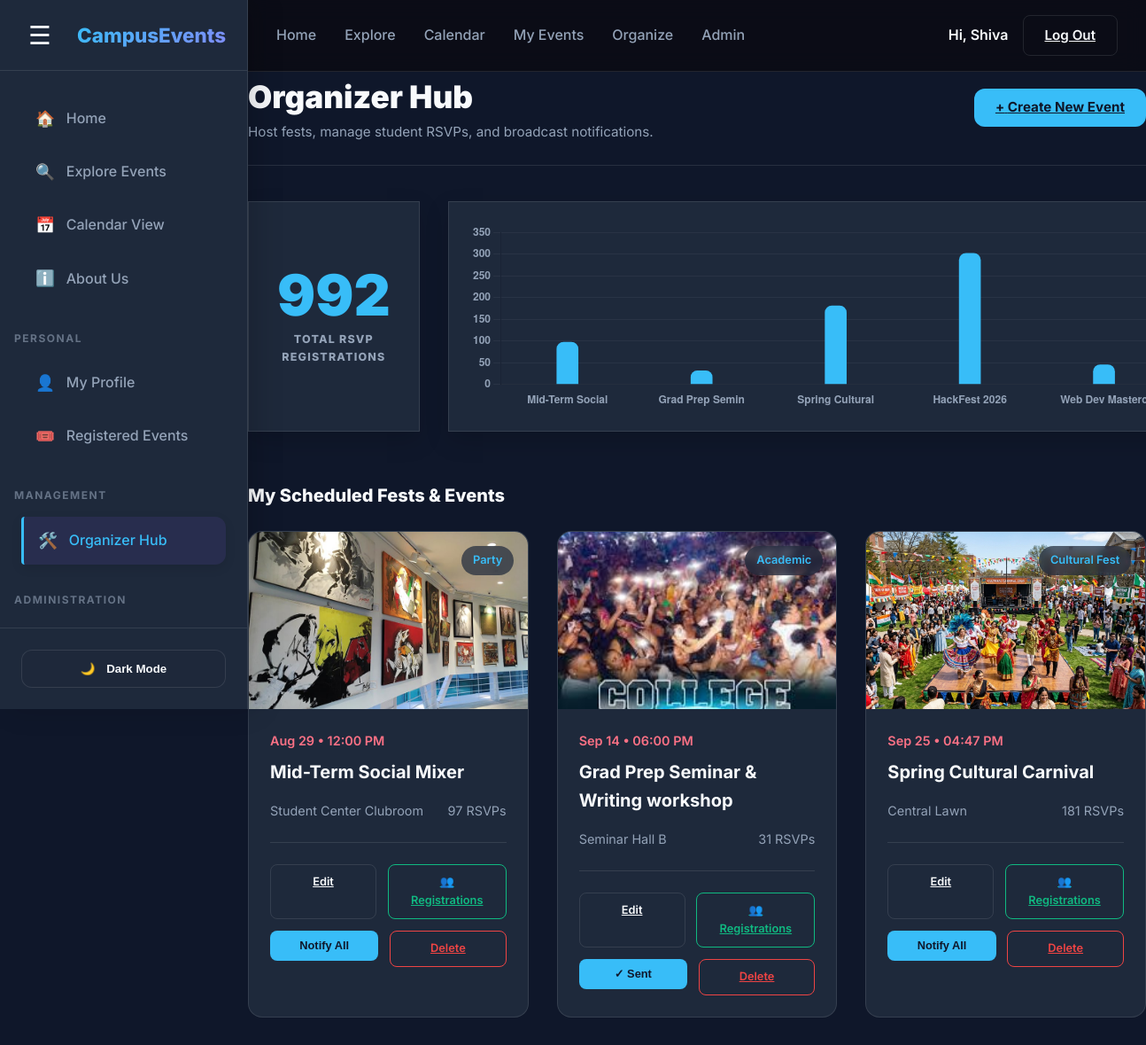
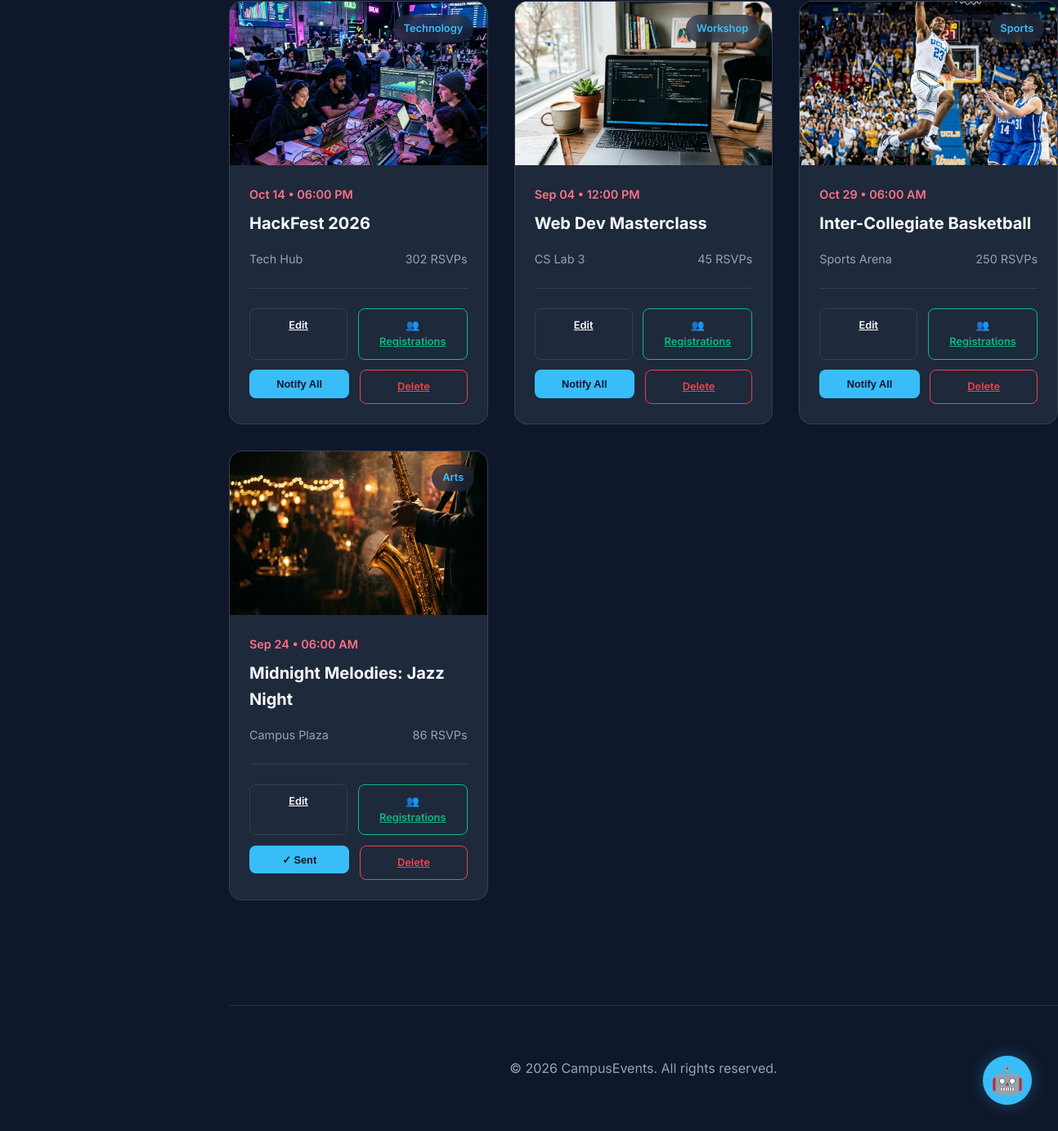
Page /organized-events/ (signed in) on the committed database (2 pictures, top to bottom).
### events/models.py (models this page shows, shortened)
class Event(models.Model):
    CATEGORY_CHOICES = [
        ('Sports', 'Sports'),
        ('Academic', 'Academic'),
        ('Arts', 'Arts'),
        ('Technology', 'Technology'),
        ('Workshop', 'Workshop'),
        ('Party', 'Party'),
        ('Cultural Fest', 'Cultural Fest'),
    ]
    STATUS_CHOICES = [
        ('pending', 'Pending Approval'),
        ('approved', 'Approved'),
        ('rejected', 'Rejected'),
    ]
    title = models.CharField(max_length=200)
    description = models.TextField()
    date = models.DateTimeField()
    location = models.CharField(max_length=200)
    category = models.CharField(max_length=50, choices=CATEGORY_CHOICES)
    image = models.ImageField(upload_to='event_images/', null=True, blank=True)
    rsvp_count = models.IntegerField(default=0)
    capacity = models.IntegerField(default=50)
    registration_deadline = models.DateTimeField(null=True, blank=True)
    created_at = models.DateTimeField(auto_now_add=True)
    organizer = models.ForeignKey('auth.User', on_delete=models.CASCADE, related_name='organized_events', null=True, blank=True)
    notified = models.BooleanField(default=False)
    status = models.CharField(max_length=20, choices=STATUS_CHOICES, default='approved')

### events/views.py (the view)
# urls.py: path('organized-events/', views.organized_events, name='organized_events'),
@login_required
def organized_events(request):
    if not is_user_organizer(request.user) and not is_user_admin(request.user):
        messages.error(request, "Access denied. You must be an Event Organizer to access this hub.")
        return redirect('index')
    events = Event.objects.filter(organizer=request.user).order_by('-created_at')
    stats = {
        'total_rsvps': sum(e.rsvp_count for e in events),
        'labels': [e.title[:15] for e in events[:5]],
        'data': [e.rsvp_count for e in events[:5]]
    }
    return render(request, 'organized_events.html', {'events': events, 'stats': stats})

### events/views.py (called while the page is built)
def is_user_admin(user):
    if not user.is_authenticated:
        return False
    if user.is_superuser or user.is_staff:
        return True
    profile = getattr(user, 'student_profile', None)
    return profile is not None and profile.role == 'admin'

def is_user_organizer(user):
    if not user.is_authenticated:
        return False
    if is_user_admin(user):
        return True
    profile = getattr(user, 'student_profile', None)
    return profile is not None and profile.role == 'organizer'

### templates/organized_events.html (shortened to what this page needs)
{% extends 'base.html' %}
{% load static %}
{% block content %}
<div class="organizer-dashboard-wrapper animated-fade">
    <div class="section-header" style="display: flex; justify-content: space-between; align-items: center; margin-bottom: 2.5rem; flex-wrap: wrap; gap: 1rem; border-bottom: 1.5px solid var(--glass-border); padding-bottom: 1.5rem;">
        <div>
            <h1 class="dashboard-title" style="font-size: 2.2rem; font-weight: 900;">Organizer Hub</h1>
            <p class="dashboard-subtitle" style="color: var(--text-secondary); font-size: 0.95rem;">Host fests, manage student RSVPs, and broadcast notifications.</p>
        </div>
        <a href="{% url 'create_event' %}" class="btn btn-primary" style="border-radius: 12px; font-weight: 700; gap: 0.5rem;">
            <span>+</span> Create New Event
        </a>
    </div>
    <div class="analytics-row" style="display: grid; grid-template-columns: 1fr 2fr; gap: 2rem; margin-bottom: 3.5rem;">
        <div class="stat-summary-card" style="background: var(--surface-color); padding: 2rem; border-radius: var(--card-radius); border: 1.5px solid var(--glass-border); display: flex; flex-direction: column; justify-content: center; align-items: center; text-align: center; box-shadow: 0 10px 25px rgba(0,0,0,0.15); relative: overflow;">
            <div style="font-size: 4rem; font-weight: 900; color: var(--primary-color); line-height: 1;">{{ stats.total_rsvps }}</div>
            <span style="color: var(--text-secondary); font-size: 0.78rem; font-weight: 800; text-transform: uppercase; letter-spacing: 1.2px; margin-top: 0.5rem;">Total RSVP Registrations</span>
        </div>
        <div class="chart-container" style="background: var(--surface-color); padding: 1.5rem; border-radius: var(--card-radius); border: 1.5px solid var(--glass-border); height: 260px; box-shadow: 0 10px 25px rgba(0,0,0,0.15);">
            <canvas id="rsvpChart"></canvas>
        </div>
    </div>
    <div>
        <h3 style="font-size: 1.25rem; font-weight: 800; color: var(--text-primary); margin-bottom: 1.5rem;">My Scheduled Fests & Events</h3>
        <div class="event-grid">
            {% for event in events %}
                {% include 'components/event_card.html' with event=event show_actions=True %}
            {% endfor %}
        </div>
    </div>
</div>
<script>
    document.addEventListener('DOMContentLoaded', () => {
        // Read theme primary color
        const computedStyle = getComputedStyle(document.body);
        const primaryColor = computedStyle.getPropertyValue('--primary-color').trim() || '#a855f7';
        const ctx = document.getElementById('rsvpChart').getContext('2d');
        new Chart(ctx, {
            type: 'bar',
            data: {
                labels: {{ stats.labels|safe }},
                datasets: [{
                    label: 'RSVPs count',
                    data: {{ stats.data|safe }},
                    backgroundColor: primaryColor,
                    borderRadius: 8,
                    barThickness: 24
                }]
            },
            options: {
                maintainAspectRatio: false,
                responsive: true,
                scales: {
                    y: {
                        beginAtZero: true,
                        grid: { color: 'rgba(255, 255, 255, 0.05)' },
                        ticks: { color: '#94a3b8', font: { weight: 'bold' } }
                    },
                    x: {
                        grid: { display: false },
                        ticks: { color: '#94a3b8', font: { weight: 'bold' } }
                    }
                },
                plugins: {
                    legend: { display: false }
                }
            }
        });
        // Redraw chart when skin/theme is switched in the Hub
        document.querySelectorAll('[data-skin], [data-layout]').forEach(btn => {
            btn.addEventListener('click', () => {
                setTimeout(() => {
                    const activeStyle = getComputedStyle(document.body);
                    const newPrimary = activeStyle.getPropertyValue('--primary-color').trim();
                    Chart.getChart("rsvpChart").data.datasets[0].backgroundColor = newPrimary;
                    Chart.getChart("rsvpChart").update();
                }, 100);
            });
        });
    });
</script>
{% endblock %}

### templates/base.html (shortened to what this page needs)
{% load static %}
<!DOCTYPE html>
<html lang="en">
<head>
    <link rel="stylesheet" href="{% static 'css/style.css' %}">
</head>
<body>
    <div class="app-layout">
        <aside class="sidebar-nav" id="sidebarNav">
            <div class="sidebar-header">
                <button class="hamburger-btn sidebar-toggle" id="sidebarToggleBtn" aria-label="Toggle Sidebar">☰</button>
                <span class="sidebar-logo">CampusEvents</span>
            </div>
            <ul class="sidebar-links">
                <li><a href="/"><span class="icon">🏠</span> <span class="link-text">Home</span></a></li>
                <li><a href="{% url 'explore' %}"><span class="icon">🔍</span> <span class="link-text">Explore Events</span></a></li>
                <li><a href="{% url 'calendar_view' %}"><span class="icon">📅</span> <span class="link-text">Calendar View</span></a></li>
                <li><a href="{% url 'about' %}"><span class="icon">ℹ️</span> <span class="link-text">About Us</span></a></li>
                {% if user.is_authenticated %}
                    <li class="sidebar-divider">Personal</li>
                    <li><a href="{% url 'profile' %}"><span class="icon">👤</span> <span class="link-text">My Profile</span></a></li>
                    <li><a href="{% url 'my_events' %}"><span class="icon">🎟️</span> <span class="link-text">Registered Events</span></a></li>
                    {% if user.student_profile.role == 'organizer' or user.is_staff or user.is_superuser or user.student_profile.role == 'admin' %}
                        <li class="sidebar-divider">Management</li>
                        <li><a href="{% url 'organized_events' %}"><span class="icon">🛠️</span> <span class="link-text">Organizer Hub</span></a></li>
                    {% endif %}
                    {% if user.is_staff or user.is_superuser or user.student_profile.role == 'admin' %}
                        <li class="sidebar-divider">Administration</li>
                        <li><a href="{% url 'admin_dashboard' %}"><span class="icon">📈</span> <span class="link-text">Admin Analytics</span></a></li>
                    {% endif %}
                {% endif %}
            </ul>
            <div class="sidebar-footer">
                <button class="theme-toggle-btn" id="themeToggleBtn">
                    <span id="themeToggleIcon">🌙</span> <span id="themeToggleText">Dark Mode</span>
                </button>
            </div>
        </aside>
        <div class="main-wrapper" id="mainWrapper">
            <header>
                <div class="container">
                    <nav>
                        <ul class="nav-links">
                            <li><a href="/">Home</a></li>
                            <li><a href="{% url 'explore' %}">Explore</a></li>
                            <li><a href="{% url 'calendar_view' %}">Calendar</a></li>
                            {% if user.is_authenticated %}
                                <li><a href="{% url 'my_events' %}">My Events</a></li>
                                {% if user.student_profile.role == 'organizer' or user.is_staff or user.is_superuser or user.student_profile.role == 'admin' %}
                                    <li><a href="{% url 'organized_events' %}">Organize</a></li>
                                {% endif %}
                                {% if user.is_staff or user.is_superuser or user.student_profile.role == 'admin' %}
                                    <li><a href="{% url 'admin_dashboard' %}">Admin</a></li>
                                {% endif %}
                            {% endif %}
                        </ul>
                        <div class="auth-buttons">
                            {% if user.is_authenticated %}
                                <div class="user-greeting-wrapper" style="display: flex; align-items: center; gap: 1rem;">
                                    <span class="user-greeting" onclick="window.location.href='{% url 'profile' %}'" style="cursor: pointer; font-weight: 600; color: var(--text-primary);">
                                        Hi, {{ user.first_name|default:user.username }}
                                    </span>
                                    <a href="{% url 'logout' %}" class="btn btn-outline">Log Out</a>
                                </div>
                            {% else %}
                                <a href="{% url 'login' %}" class="btn btn-outline">Log In</a>
                                <a href="{% url 'register' %}" class="btn btn-primary">Sign Up</a>
                            {% endif %}
                        </div>
                    </nav>
                </div>
            </header>
            <main>
                {% block content %}{% endblock %}
            </main>
            <footer>
                <div class="container">
                    <p>&copy; 2026 CampusEvents. All rights reserved.</p>
                </div>
            </footer>
        </div>
    </div>
    <button id="chat-toggle" class="chat-toggle-btn" onclick="toggleChat()">🤖</button>
</body>
</html>

### templates/components/event_card.html (shortened to what this page needs)
{% load static %}
<div class="event-card" onclick="if(!event.target.closest('button') && !event.target.closest('a')){ window.location.href='{% url 'event_detail' event.pk %}'; }">
    <div class="event-image">
        <div class="event-category">{{ event.category }}</div>
        {% if event.image %}
            <img src="{{ event.image.url }}" alt="{{ event.title }}">
        {% else %}
            <img src="{% static 'images/' %}{{ event.category|lower }}.png" alt="{{ event.title }}">
        {% endif %}
    </div>
    <div class="event-content">
        <div class="event-date">{{ event.date|date:"M d • h:i A" }}</div>
        <h3 class="event-title">{{ event.title }}</h3>
        <div class="event-info">
            <span>{{ event.location }}</span>
            <span>{{ event.rsvp_count }} RSVPs</span>
        </div>
        {% if show_actions %}
            <div style="margin-top: 1.5rem; display: flex; gap: 0.8rem; border-top: 1px solid var(--glass-border); padding-top: 1.5rem; flex-wrap: wrap;">
                <a href="{% url 'edit_event' event.pk %}" class="btn btn-outline" style="font-size: 0.8rem; flex: 1; text-align: center;">Edit</a>
                <a href="{% url 'view_registrations' event.pk %}" class="btn btn-outline" style="font-size: 0.8rem; flex: 1.2; text-align: center; border-color: #10b981; color: #10b981;">👥 Registrations</a>
                <form action="{% url 'notify_attendees' event.pk %}" method="POST" style="flex: 1.5;">
                    <button type="submit" class="btn btn-primary" style="width: 100%; font-size: 0.8rem;" {% if event.notified %}disabled{% endif %}>
                        {% if event.notified %}✓ Sent{% else %}Notify All{% endif %}
                    </button>
                </form>
                <a href="{% url 'delete_event' event.pk %}" class="btn btn-outline" style="font-size: 0.8rem; color: #ef4444; border-color: #ef4444; flex: 1; text-align: center;">Delete</a>
            </div>
        {% endif %}
    </div>
</div>

### static/css/style.css (style rules this page uses)
html { scroll-behavior: smooth; }
:root { --bg-color: #0f172a; --surface-color: #1e293b; --surface-hover: #334155; --primary-color: #38bdf8; --primary-glow: rgba(56, 189, 248, 0.3); --secondary-color: #818cf8; --accent-color: #fb7185; --text-primary: #f8fafc; --text-secondary: #94a3b8; --glass-bg: rgba(30, 41, 59, 0.7); --glass-border: rgba(255, 255, 255, 0.1); --transition: all 0.3s cubic-bezier(0.4, 0, 0.2, 1); }
* { margin: 0; padding: 0; box-sizing: border-box; }
body { font-family: 'Inter', sans-serif; background-color: var(--bg-color); color: var(--text-primary); line-height: 1.6; overflow-x: hidden; }
.container { max-width: 1200px; margin: 0 auto; padding: 0 2rem; }
header { background: var(--glass-bg); backdrop-filter: blur(12px); border-bottom: 1px solid var(--glass-border); position: sticky; top: 0; z-index: 1000; }
nav { display: flex; justify-content: space-between; align-items: center; height: 80px; }
.nav-links { display: flex; gap: 2rem; list-style: none; }
.nav-links a { text-decoration: none; color: var(--text-secondary); font-weight: 500; transition: var(--transition); }
.auth-buttons { display: flex; gap: 1rem; }
.btn { padding: 0.6rem 1.5rem; border-radius: 8px; font-weight: 600; cursor: pointer; transition: var(--transition); border: none; font-size: 0.95rem; }
.btn-primary { background: var(--primary-color); color: var(--bg-color); }
.btn-outline { background: transparent; border: 1px solid var(--glass-border); color: var(--text-primary); }
.event-grid { display: grid; grid-template-columns: repeat(auto-fill, minmax(300px, 1fr)); gap: 2rem; }
.event-card { background: var(--surface-color); border-radius: 16px; overflow: hidden; border: 1px solid var(--glass-border); transition: var(--transition); cursor: pointer; }
.event-image { width: 100%; height: 200px; background: #2d3748; position: relative; }
.event-image img { width: 100%; height: 100%; object-fit: cover; }
.event-category { position: absolute; top: 1rem; right: 1rem; padding: 0.4rem 0.8rem; background: var(--glass-bg); backdrop-filter: blur(4px); border-radius: 20px; font-size: 0.8rem; font-weight: 600; color: var(--primary-color); }
.event-content { padding: 1.5rem; }
.event-date { color: var(--accent-color); font-weight: 600; font-size: 0.9rem; margin-bottom: 0.5rem; }
.event-title { font-size: 1.25rem; font-weight: 700; margin-bottom: 1rem; }
.event-info { display: flex; justify-content: space-between; color: var(--text-secondary); font-size: 0.9rem; }
footer { margin-top: 8rem; padding: 4rem 0; border-top: 1px solid var(--glass-border); text-align: center; color: var(--text-secondary); }

### rows in the picture
Event: category "Party", image (picture), date "Aug 29 • 12:00 PM", title "Mid-Term Social Mixer", location "Student Center Clubroom", rsvp_count "97", notified "Notify All"
Event: category "Academic", image (picture), date "Sep 14 • 06:00 PM", title "Grad Prep Seminar & Writing workshop", location "Seminar Hall B", rsvp_count "31", notified "✓ Sent"
Event: category "Cultural Fest", image (picture), date "Sep 25 • 04:47 PM", title "Spring Cultural Carnival", location "Central Lawn", rsvp_count "181", notified "Notify All"
Event: category "Technology", image (picture), date "Oct 14 • 06:00 PM", title "HackFest 2026", location "Tech Hub", rsvp_count "302", notified "Notify All"
Event: category "Workshop", image (picture), date "Sep 04 • 12:00 PM", title "Web Dev Masterclass", location "CS Lab 3", rsvp_count "45", notified "Notify All"
Event: category "Sports", image (picture), date "Oct 29 • 06:00 AM", title "Inter-Collegiate Basketball", location "Sports Arena", rsvp_count "250", notified "Notify All"
Event: category "Arts", image (picture), date "Sep 24 • 06:00 AM", title "Midnight Melodies: Jazz Night", location "Campus Plaza", rsvp_count "86", notified "✓ Sent"

### other values in the picture
{{ user.first_name|default:user.username }} "Shiva"
{{ stats.total_rsvps }} "992"
chart data {{ stats.data|safe }} [97, 31, 181, 302, 45]
